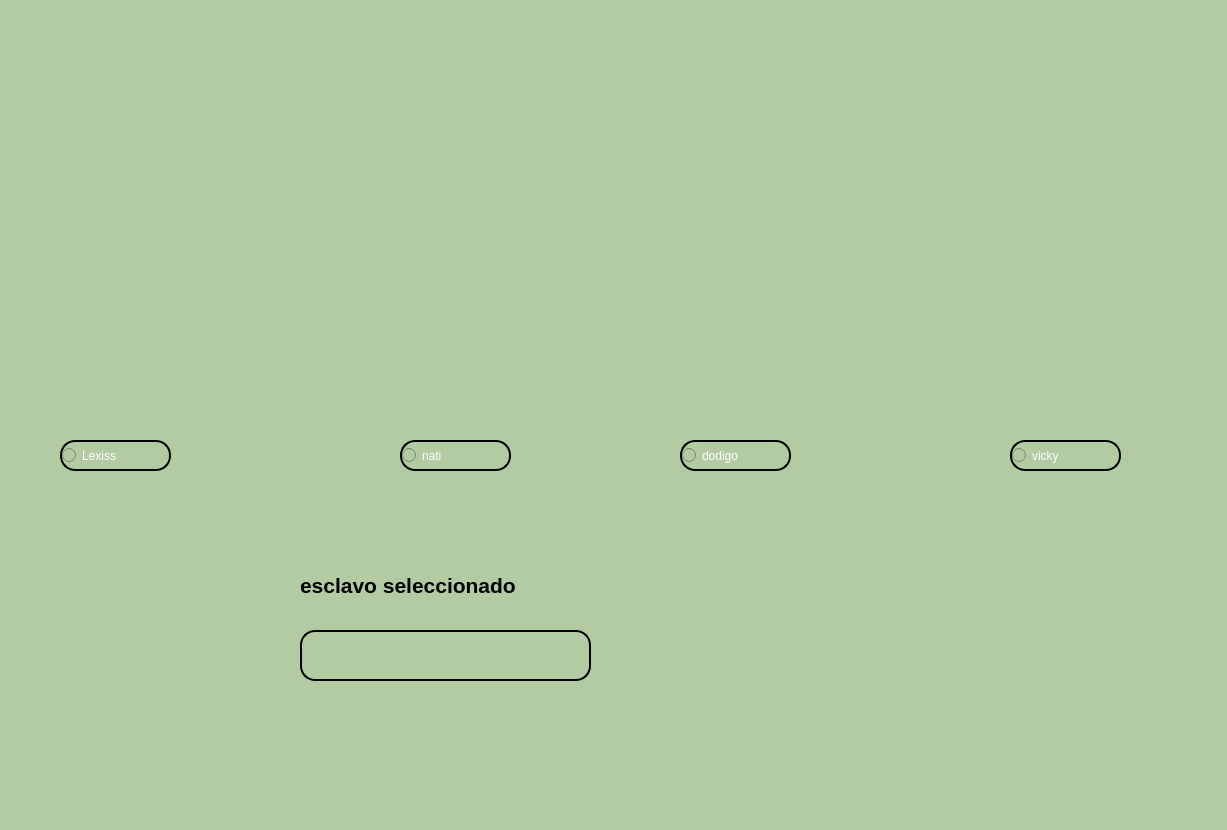
<?xml version="1.0" encoding="UTF-8"?>
<ui version="4.0">
 <class>MainWindow</class>
 <widget class="QMainWindow" name="MainWindow">
  <property name="geometry">
   <rect>
    <x>0</x>
    <y>0</y>
    <width>1227</width>
    <height>830</height>
   </rect>
  </property>
  <property name="windowTitle">
   <string>MainWindow</string>
  </property>
  <property name="styleSheet">
   <string notr="true">background-color: rgb(178, 203, 163);</string>
  </property>
  <widget class="QWidget" name="centralwidget">
   <widget class="QLabel" name="Img_lex">
    <property name="geometry">
     <rect>
      <x>20</x>
      <y>250</y>
      <width>201</width>
      <height>161</height>
     </rect>
    </property>
    <property name="text">
     <string/>
    </property>
    <property name="pixmap">
     <pixmap resource="../Recursos.qrc">:/Imagenes/Media/lesis.jpg</pixmap>
    </property>
    <property name="scaledContents">
     <bool>true</bool>
    </property>
   </widget>
   <widget class="QLabel" name="label_3">
    <property name="geometry">
     <rect>
      <x>1090</x>
      <y>10</y>
      <width>131</width>
      <height>111</height>
     </rect>
    </property>
    <property name="text">
     <string/>
    </property>
    <property name="pixmap">
     <pixmap resource="../Recursos.qrc">:/Imagenes/Media/FI.jpg</pixmap>
    </property>
    <property name="scaledContents">
     <bool>true</bool>
    </property>
   </widget>
   <widget class="QLabel" name="label_4">
    <property name="geometry">
     <rect>
      <x>1040</x>
      <y>770</y>
      <width>171</width>
      <height>121</height>
     </rect>
    </property>
    <property name="text">
     <string/>
    </property>
    <property name="pixmap">
     <pixmap resource="../Recursos.qrc">:/Imagenes/Media/logo.jpg</pixmap>
    </property>
    <property name="scaledContents">
     <bool>true</bool>
    </property>
   </widget>
   <widget class="QLabel" name="label">
    <property name="geometry">
     <rect>
      <x>10</x>
      <y>20</y>
      <width>231</width>
      <height>201</height>
     </rect>
    </property>
    <property name="text">
     <string/>
    </property>
    <property name="pixmap">
     <pixmap resource="../Recursos.qrc">:/Imagenes/Media/UAT.jpg</pixmap>
    </property>
    <property name="scaledContents">
     <bool>true</bool>
    </property>
   </widget>
   <widget class="QLabel" name="label_2">
    <property name="geometry">
     <rect>
      <x>300</x>
      <y>550</y>
      <width>311</width>
      <height>71</height>
     </rect>
    </property>
    <property name="font">
     <font>
      <pointsize>16</pointsize>
      <weight>75</weight>
      <bold>true</bold>
     </font>
    </property>
    <property name="text">
     <string>esclavo seleccionado</string>
    </property>
   </widget>
   <widget class="QLabel" name="Img_nat">
    <property name="geometry">
     <rect>
      <x>370</x>
      <y>250</y>
      <width>171</width>
      <height>161</height>
     </rect>
    </property>
    <property name="text">
     <string/>
    </property>
    <property name="pixmap">
     <pixmap resource="../Recursos.qrc">:/Imagenes/Media/nati.jpg</pixmap>
    </property>
    <property name="scaledContents">
     <bool>true</bool>
    </property>
   </widget>
   <widget class="QLabel" name="Img_dodigo">
    <property name="geometry">
     <rect>
      <x>650</x>
      <y>250</y>
      <width>181</width>
      <height>161</height>
     </rect>
    </property>
    <property name="text">
     <string/>
    </property>
    <property name="pixmap">
     <pixmap resource="../Recursos.qrc">:/Imagenes/Media/dodigo.jpg</pixmap>
    </property>
    <property name="scaledContents">
     <bool>true</bool>
    </property>
   </widget>
   <widget class="QLabel" name="Img_vic">
    <property name="geometry">
     <rect>
      <x>990</x>
      <y>260</y>
      <width>141</width>
      <height>161</height>
     </rect>
    </property>
    <property name="text">
     <string/>
    </property>
    <property name="pixmap">
     <pixmap resource="../Recursos.qrc">:/Imagenes/Media/vicky.jpg</pixmap>
    </property>
    <property name="scaledContents">
     <bool>true</bool>
    </property>
   </widget>
   <widget class="QLineEdit" name="txt_esclavo">
    <property name="geometry">
     <rect>
      <x>300</x>
      <y>630</y>
      <width>291</width>
      <height>51</height>
     </rect>
    </property>
    <property name="styleSheet">
     <string notr="true">
	font: 75 18pt &quot;Agency FB&quot;;
    border: 2px solid black;
    border-radius: 15px;
</string>
    </property>
   </widget>
   <widget class="QRadioButton" name="Lexiss">
    <property name="geometry">
     <rect>
      <x>60</x>
      <y>440</y>
      <width>111</width>
      <height>31</height>
     </rect>
    </property>
    <property name="styleSheet">
     <string notr="true">QRadioButton{
    color: rgb(255, 255, 255);
background-color: rgb(178, 203, 163);
    border: 2px solid black;
    border-radius: 15px;
}
QRadioButton:hover {
    background-color: rgb(234,82,95) ;
}</string>
    </property>
    <property name="text">
     <string>Lexiss</string>
    </property>
   </widget>
   <widget class="QRadioButton" name="Lexiss_2">
    <property name="geometry">
     <rect>
      <x>400</x>
      <y>440</y>
      <width>111</width>
      <height>31</height>
     </rect>
    </property>
    <property name="styleSheet">
     <string notr="true">QRadioButton{
    color: rgb(255, 255, 255);
background-color: rgb(178, 203, 163);
    border: 2px solid black;
    border-radius: 15px;
}
QRadioButton:hover {
    background-color: rgb(234,82,95) ;
}</string>
    </property>
    <property name="text">
     <string>nati</string>
    </property>
   </widget>
   <widget class="QRadioButton" name="Lexiss_3">
    <property name="geometry">
     <rect>
      <x>680</x>
      <y>440</y>
      <width>111</width>
      <height>31</height>
     </rect>
    </property>
    <property name="styleSheet">
     <string notr="true">QRadioButton{
    color: rgb(255, 255, 255);
background-color: rgb(178, 203, 163);
    border: 2px solid black;
    border-radius: 15px;
}
QRadioButton:hover {
    background-color: rgb(234,82,95) ;
}</string>
    </property>
    <property name="text">
     <string>dodigo</string>
    </property>
   </widget>
   <widget class="QRadioButton" name="Lexiss_4">
    <property name="geometry">
     <rect>
      <x>1010</x>
      <y>440</y>
      <width>111</width>
      <height>31</height>
     </rect>
    </property>
    <property name="styleSheet">
     <string notr="true">QRadioButton{
    color: rgb(255, 255, 255);
background-color: rgb(178, 203, 163);
    border: 2px solid black;
    border-radius: 15px;
}
QRadioButton:hover {
    background-color: rgb(234,82,95) ;
}</string>
    </property>
    <property name="text">
     <string>vicky</string>
    </property>
   </widget>
  </widget>
  <widget class="QMenuBar" name="menubar">
   <property name="geometry">
    <rect>
     <x>0</x>
     <y>0</y>
     <width>1227</width>
     <height>26</height>
    </rect>
   </property>
  </widget>
  <widget class="QStatusBar" name="statusbar"/>
 </widget>
 <resources>
  <include location="../Recursos.qrc"/>
 </resources>
 <connections/>
</ui>
